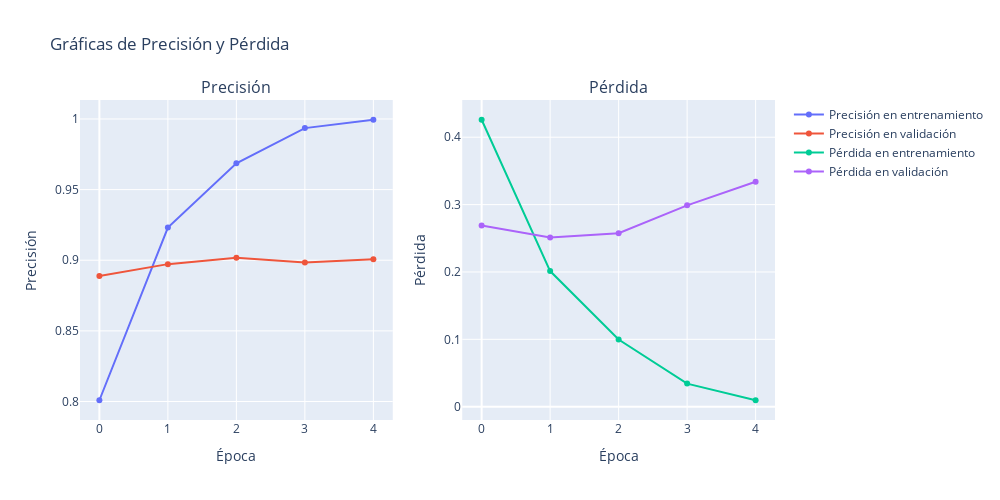

Write notebook code for a chart like this one.
### Markdown cell above
La evaluación del modelo en el conjunto de prueba muestra una precisión del **90.07%**, lo que confirma que el modelo ha logrado generalizar bien a datos no vistos, cumpliendo eficazmente con la tarea de clasificación binaria.

### Code cell
# Crear una figura con dos subgráficas (precisión y pérdida)
fig = make_subplots(rows=1, cols=2, 
                    subplot_titles=("Precisión", "Pérdida"))

# Agregar trazas para precisión de entrenamiento y validación
fig.add_trace(
    go.Scatter(x=list(range(len(history.history['accuracy']))), 
               y=history.history['accuracy'], 
               mode='lines+markers',
               name='Precisión en entrenamiento'),
    row=1, col=1
)

fig.add_trace(
    go.Scatter(x=list(range(len(history.history['val_accuracy']))), 
               y=history.history['val_accuracy'], 
               mode='lines+markers',
               name='Precisión en validación'),
    row=1, col=1
)

# Agregar trazas para pérdida de entrenamiento y validación
fig.add_trace(
    go.Scatter(x=list(range(len(history.history['loss']))), 
               y=history.history['loss'], 
               mode='lines+markers',
               name='Pérdida en entrenamiento'),
    row=1, col=2
)

fig.add_trace(
    go.Scatter(x=list(range(len(history.history['val_loss']))), 
               y=history.history['val_loss'], 
               mode='lines+markers',
               name='Pérdida en validación'),
    row=1, col=2
)

# Configurar títulos y ejes
fig.update_layout(
    title_text="Gráficas de Precisión y Pérdida",
    height=500, width=1000,
)

fig.update_xaxes(title_text="Época", row=1, col=1)
fig.update_yaxes(title_text="Precisión", row=1, col=1)
fig.update_xaxes(title_text="Época", row=1, col=2)
fig.update_yaxes(title_text="Pérdida", row=1, col=2)

# Mostrar la figura
fig.show()

### Figure 1 — Plotly figure (JSON) as saved in the notebook; plotly's stock layout.template omitted (floating-point values rounded to 4 significant figures)
{"data": [{"mode": "lines+markers", "name": "Precisión en entrenamiento", "type": "scatter", "x": [0, 1, 2, 3, 4], "xaxis": "x", "y": [0.8009, 0.9232, 0.9686, 0.9935, 0.9994], "yaxis": "y"}, {"mode": "lines+markers", "name": "Precisión en validación", "type": "scatter", "x": [0, 1, 2, 3, 4], "xaxis": "x", "y": [0.8888, 0.8972, 0.9018, 0.8984, 0.9007], "yaxis": "y"}, {"mode": "lines+markers", "name": "Pérdida en entrenamiento", "type": "scatter", "x": [0, 1, 2, 3, 4], "xaxis": "x2", "y": [0.4259, 0.2013, 0.09964, 0.03427, 0.009572], "yaxis": "y2"}, {"mode": "lines+markers", "name": "Pérdida en validación", "type": "scatter", "x": [0, 1, 2, 3, 4], "xaxis": "x2", "y": [0.2689, 0.2512, 0.2575, 0.2988, 0.3339], "yaxis": "y2"}], "layout": {"annotations": [{"font": {"size": 16}, "showarrow": false, "text": "Precisión", "x": 0.225, "xanchor": "center", "xref": "paper", "y": 1, "yanchor": "bottom", "yref": "paper"}, {"font": {"size": 16}, "showarrow": false, "text": "Pérdida", "x": 0.775, "xanchor": "center", "xref": "paper", "y": 1, "yanchor": "bottom", "yref": "paper"}], "height": 500, "title": {"text": "Gráficas de Precisión y Pérdida"}, "width": 1000, "xaxis": {"anchor": "y", "domain": [0, 0.45], "title": {"text": "Época"}}, "xaxis2": {"anchor": "y2", "domain": [0.55, 1], "title": {"text": "Época"}}, "yaxis": {"anchor": "x", "domain": [0, 1], "title": {"text": "Precisión"}}, "yaxis2": {"anchor": "x2", "domain": [0, 1], "title": {"text": "Pérdida"}}}}
